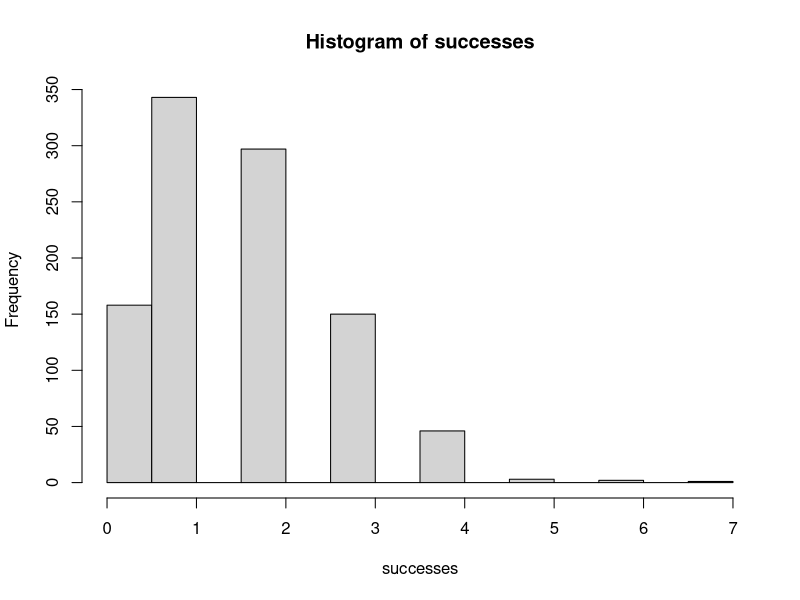

Reproduce this figure in R. (Note: this script raises an error after producing the figure.)
rm(list = ls())

#rbinom(n, size, prob)
#where n refers to number of observations, size refers to number of trials, 
#and prob refers to probability of success on each trial
successes<-rbinom(1000, 8, 0.2)

#Question 9&10
hist(successes)

#Question 12
#probability of getting exactly 7 heads on 10 flips
#dbinom(x, size, prob, log = FALSE)
#pbinom(q, size, prob, lower.tail = TRUE, log.p = FALSE)
#Part A
dbinom(7,10,0.65)
#Part B
pbinom(7,10,0.65)
#Part C
1-pbinom(5,10,0.65)

#Question 14
binom_draws <- as_tibble(data.frame(successes))

estimated_pf <- binom_draws %>%
  group_by(successes) %>%
  summarize(n=n()) %>%
  mutate(freq=n/sum(n))

ggplot(estimated_pf, aes(x=successes, y=freq)) +
  geom_col() +
  ylab("Estimated Density")

#Question 15
#Create a tibble with x and the analytical probability densities.
n<-1000
p<-.2
my_binom<-as_tibble(list(x=0:n, prob=dbinom(0:n, n, p)))

#Plot the computed theoretical density.
ggplot(my_binom, aes(x=x, y=prob)) + geom_col() +
  ylab("Analytical Density")

calculated_cdf <- my_binom %>%
  mutate(cdf=cumsum(prob))

#Plot the computed cdf
ggplot(calculated_cdf, aes(x=x, y=cdf)) + geom_step() + 
  ylab("CDF")

